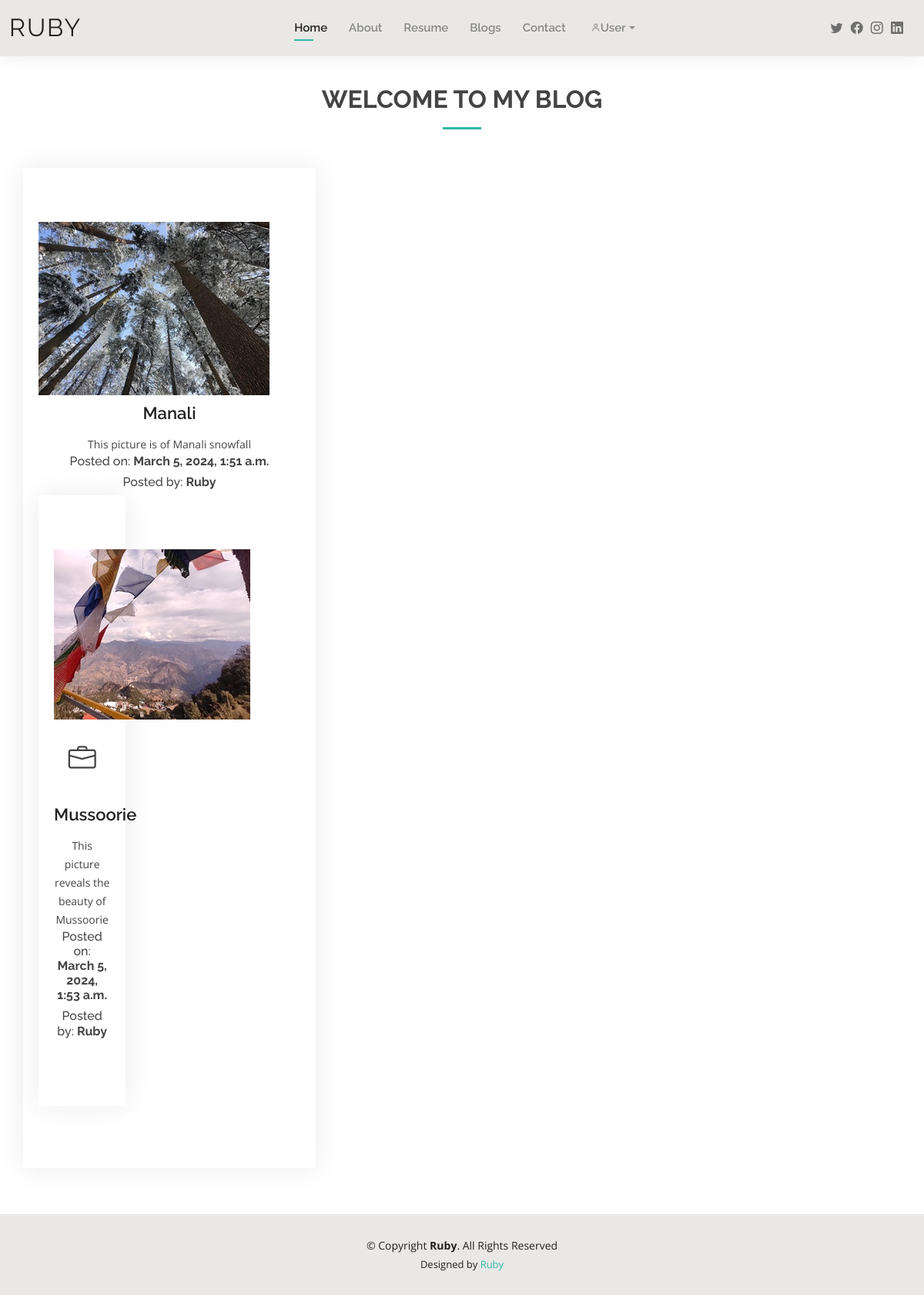
Page /blog on the committed database.
### portfolio/models.py (models this page shows, shortened)
class Blogs(models.Model):
    title = models.CharField(max_length=50)
    img = models.ImageField(upload_to="blog", blank=True, null=True)
    auth_name = models.CharField(max_length=50)
    description = models.TextField()
    timestamp = models.DateTimeField(auto_now_add=True, blank=True)

### portfolio/views.py (the view)
# urls.py: path('blog',views.blog, name="blog"),
def blog(request):
    posts = Blogs.objects.all()
    context = {
        "posts":posts
    }
    return render(request,'blog.html', context)

### templates/blog.html (shortened to what this page needs)
{% extends "base.html" %}
{% block body %}
  <section id="services" class="services">
      <div class="container" data-aos="fade-up">
        <div class="section-title">
          <h2>Welcome to my Blog</h2>
        </div>
        <div class="row">
    {% for post in posts %}
            <div class="col-lg-4 col-md-6 icon-box" data-aos="fade-up">
            <div class="row">
            <div class="col-lg-4">
                <img src="{{post.img.url}}"  alt="no-image">
            </div>
            <div class="icon"><i class="bi bi-briefcase"></i></div>
                <h4 class="title"><a href="">{{post.title}}</a></h4>
                <p class="description">{{post.description}}</p>
                <h6>Posted on: <b>{{post.timestamp}}</b></h6>
                <h6>Posted by: <b>{{post.auth_name}}</b></h6>
            </div>
    {% endfor %}
        </div>
      </div>
    </section>
{% endblock body %}

### templates/base.html (shortened to what this page needs)
{% load static %}
<!DOCTYPE html>
<html lang="en">
<head>
  <link href="{% static 'assets/vendor/aos/aos.css' %}" rel="stylesheet">
  <link href="{% static 'assets/vendor/bootstrap/css/bootstrap.min.css' %}" rel="stylesheet">
  <link href="{% static 'assets/vendor/bootstrap-icons/bootstrap-icons.css' %}" rel="stylesheet">
  <link href="{% static 'assets/vendor/boxicons/css/boxicons.min.css' %}" rel="stylesheet">
  <link href="{% static 'assets/vendor/glightbox/css/glightbox.min.css' %}" rel="stylesheet">
  <link href="{% static 'assets/vendor/swiper/swiper-bundle.min.css' %}" rel="stylesheet">
  <link href="{% static 'assets/css/style.css' %}" rel="stylesheet">
</head>
<body>
  <header id="header" class="fixed-top">
    <div class="container-fluid d-flex justify-content-between align-items-center">
      <h1 class="logo me-auto me-lg-0"><a href="index.html">Ruby</a></h1>
      <nav id="navbar" class="navbar order-last order-lg-0">
        <ul>
          <li><a class="active" href="/">Home</a></li>
          <li><a href="/about">About</a></li>
          <li><a href="/resume">Resume</a></li>
          <li><a href="/blog">Blogs</a></li>
          <li><a href="/contact">Contact</a></li>
          <li class="nav-item dropdown">
          <a class="nav-link dropdown-toggle" href="#" role="button" data-bs-toggle="dropdown" aria-expanded="false">
             User
          </a>
        </li>
        </ul>
      </nav>
      <div class="header-social-links">
        <a href="https://twitter.com/settings/profile" target="_blank" class="twitter"><i class="bi bi-twitter"></i></a>
        <a href="https://www.facebook.com/ruby.shah.940436?mibextid=Av" target="_blank" class="facebook"><i class="bi bi-facebook"></i></a>
        <a href="https://www.facebook.com/ruby.shah.940436?mibextid=Av" target="_blank" class="instagram"><i class="bi bi-instagram"></i></a>
        <a href="http://www.linkedin.com/in/ruby-shah750" target="_blank" class="linkedin"><i class="bi bi-linkedin"></i></i></a>
      </div>
    </div>
  </header>
  <Main id="main">
    {% block body %}
    {% endblock body %}
  </main>
  <footer id="footer">
    <div class="container" >
      <div class="copyright">
        &copy; Copyright <strong><span>Ruby</span></strong>. All Rights Reserved
      </div>
      <div class="credits">
        Designed by <a href="/about">Ruby</a>
      </div>
    </div>
  </footer>
</body>
</html>

### static/assets/css/style.css (style rules this page uses)
body { font-family: "Open Sans", sans-serif; color: #444444; }
a { color: #34b7a7; text-decoration: none; }
h1, h2, h3, h4, h5, h6 { font-family: "Raleway", sans-serif; }
#main { margin-top: 50px; }
#header { background: #e9e8e6; box-shadow: 0px 0px 25px 0 rgba(0, 0, 0, 0.08); z-index: 997; padding: 15px 0; }
#header .logo { font-size: 32px; margin: 0; padding: 0; line-height: 1; font-weight: 400; letter-spacing: 2px; text-transform: uppercase; }
#header .logo a { color: #222222; }
.header-social-links { padding-right: 15px; }
.header-social-links a { color: #6f6f6f; padding-left: 6px; display: inline-block; line-height: 0px; transition: 0.3s; font-size: 16px; }
.navbar { padding: 0; }
.navbar ul { margin: 0; padding: 0; display: flex; list-style: none; align-items: center; }
.navbar li { position: relative; padding: 10px 0 10px 28px; }
.navbar a, .navbar a:focus { display: flex; align-items: center; justify-content: space-between; font-family: "Raleway", sans-serif; font-size: 15px; font-weight: 600; color: #888888; white-space: nowrap; transition: 0.3s; position: relative; }
.navbar>ul>li>a:before { content: ""; position: absolute; width: 0; height: 2px; bottom: -5px; left: 0; background-color: #34b7a7; visibility: hidden; width: 0px; transition: all 0.3s ease-in-out 0s; }
.navbar a:hover:before, .navbar li:hover>a:before, .navbar .active:before { visibility: visible; width: 25px; }
.navbar a:hover, .navbar .active, .navbar .active:focus, .navbar li:hover>a { color: #222222; }
section { padding: 60px 0; }
.section-title { text-align: center; padding-bottom: 30px; }
.section-title h2 { font-size: 32px; font-weight: bold; text-transform: uppercase; margin-bottom: 20px; padding-bottom: 20px; position: relative; }
.section-title h2::after { content: ""; position: absolute; display: block; width: 50px; height: 3px; background: #34b7a7; bottom: 0; left: calc(50% - 25px); }
.services .icon-box { text-align: center; padding: 70px 20px 80px 20px; transition: all ease-in-out 0.3s; background: #fff; box-shadow: 0px 0 35px 0 rgba(0, 0, 0, 0.08); }
.services .icon-box .icon { margin: 0 auto; width: 100px; height: 100px; display: flex; align-items: center; justify-content: center; transition: ease-in-out 0.3s; position: relative; }
.services .icon-box .icon i { font-size: 36px; transition: 0.5s; position: relative; }
.services .icon-box h4 { font-weight: 600; margin: 10px 0 15px 0; font-size: 22px; }
.services .icon-box h4 a { color: #222222; transition: ease-in-out 0.3s; }
.services .icon-box p { line-height: 24px; font-size: 14px; margin-bottom: 0; }
#footer { background: #e9e8e6; padding: 30px 0; color: #222222; font-size: 14px; text-align: center; }
#footer .credits { padding-top: 5px; font-size: 13px; }
#footer .credits a { color: #34b7a7; }

### rows in the picture
Blogs: img (picture), title "Manali", description "This picture is of Manali snowfall", timestamp "March 5, 2024, 1:51 a.m.", auth_name "Ruby"
Blogs: img (picture), title "Mussoorie", description "This picture reveals the beauty of Mussoorie", timestamp "March 5, 2024, 1:53 a.m.", auth_name "Ruby"
